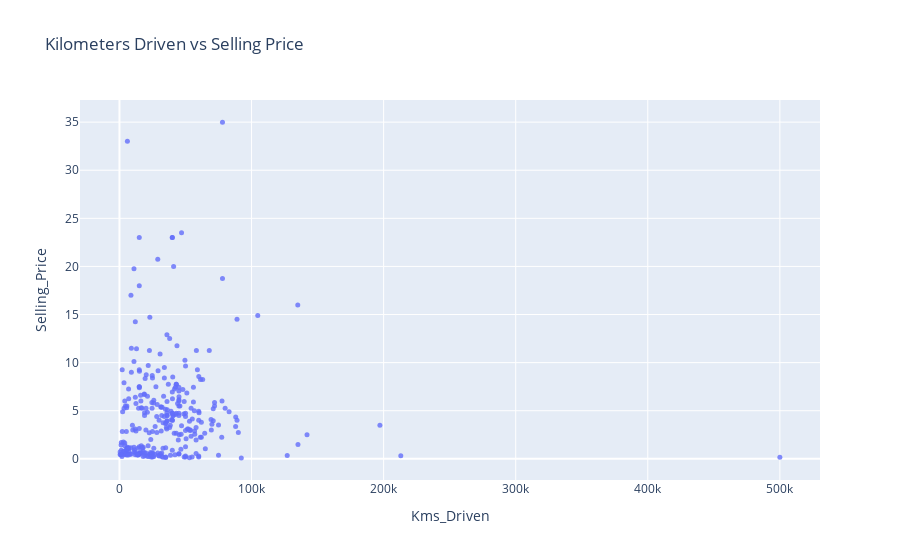

Notebook cell for this chart:
### Markdown cell above
#### `Kms_Driven` vs `Selling_Price`

### Code cell
fig = px.scatter(data,x='Kms_Driven',y='Selling_Price',opacity=0.8,title='Kilometers Driven vs Selling Price')
fig.update_traces(marker_size = 5)
fig.show()

### Figure 1 — Plotly figure (JSON) as saved in the notebook; plotly's stock layout.template omitted (floating-point values rounded to 4 significant figures; data arrays with more than 128 entries replaced by an {"elided": "..."} marker saying what was removed)
{"data": [{"hovertemplate": "Kms_Driven=%{x}<br>Selling_Price=%{y}<extra></extra>", "legendgroup": "", "marker": {"color": "#636efa", "opacity": 0.8, "size": 5, "symbol": "circle"}, "mode": "markers", "name": "", "orientation": "v", "showlegend": false, "type": "scatter", "x": {"elided": "301 int values"}, "xaxis": "x", "y": {"elided": "301 float values"}, "yaxis": "y"}], "layout": {"legend": {"tracegroupgap": 0}, "title": {"text": "Kilometers Driven vs Selling Price"}, "xaxis": {"anchor": "y", "domain": [0, 1], "title": {"text": "Kms_Driven"}}, "yaxis": {"anchor": "x", "domain": [0, 1], "title": {"text": "Selling_Price"}}}}
